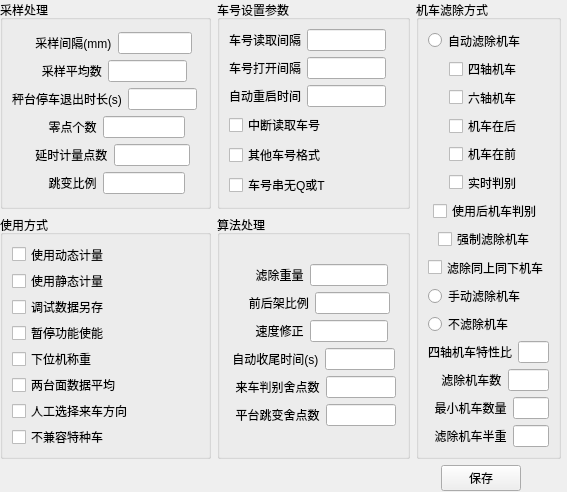
<?xml version="1.0" encoding="UTF-8"?>
<ui version="4.0">
 <class>GeneralParamWidget</class>
 <widget class="QWidget" name="GeneralParamWidget">
  <property name="geometry">
   <rect>
    <x>0</x>
    <y>0</y>
    <width>567</width>
    <height>492</height>
   </rect>
  </property>
  <property name="windowTitle">
   <string>通用参数设置</string>
  </property>
  <widget class="QWidget" name="layoutWidget">
   <property name="geometry">
    <rect>
     <x>0</x>
     <y>0</y>
     <width>561</width>
     <height>491</height>
    </rect>
   </property>
   <layout class="QVBoxLayout" name="verticalLayout_11">
    <item>
     <layout class="QGridLayout" name="gridLayout_2">
      <item row="0" column="0">
       <layout class="QGridLayout" name="gridLayout">
        <item row="0" column="0">
         <widget class="QGroupBox" name="groupBox_3">
          <property name="title">
           <string>采样处理</string>
          </property>
          <layout class="QVBoxLayout" name="verticalLayout_6">
           <item>
            <layout class="QVBoxLayout" name="verticalLayout_5">
             <item>
              <layout class="QHBoxLayout" name="horizontalLayout_23">
               <item>
                <widget class="QLabel" name="label_9">
                 <property name="text">
                  <string>       采样间隔(mm)</string>
                 </property>
                </widget>
               </item>
               <item>
                <widget class="QLineEdit" name="lineEdit_9"/>
               </item>
               <item>
                <spacer name="horizontalSpacer_23">
                 <property name="orientation">
                  <enum>Qt::Horizontal</enum>
                 </property>
                 <property name="sizeHint" stdset="0">
                  <size>
                   <width>40</width>
                   <height>20</height>
                  </size>
                 </property>
                </spacer>
               </item>
              </layout>
             </item>
             <item>
              <layout class="QHBoxLayout" name="horizontalLayout_22">
               <item>
                <widget class="QLabel" name="label_8">
                 <property name="text">
                  <string>         采样平均数</string>
                 </property>
                </widget>
               </item>
               <item>
                <widget class="QLineEdit" name="lineEdit_8"/>
               </item>
               <item>
                <spacer name="horizontalSpacer_22">
                 <property name="orientation">
                  <enum>Qt::Horizontal</enum>
                 </property>
                 <property name="sizeHint" stdset="0">
                  <size>
                   <width>40</width>
                   <height>20</height>
                  </size>
                 </property>
                </spacer>
               </item>
              </layout>
             </item>
             <item>
              <layout class="QHBoxLayout" name="horizontalLayout_24">
               <item>
                <widget class="QLabel" name="label_10">
                 <property name="text">
                  <string>秤台停车退出时长(s)</string>
                 </property>
                </widget>
               </item>
               <item>
                <widget class="QLineEdit" name="lineEdit_10"/>
               </item>
               <item>
                <spacer name="horizontalSpacer_24">
                 <property name="orientation">
                  <enum>Qt::Horizontal</enum>
                 </property>
                 <property name="sizeHint" stdset="0">
                  <size>
                   <width>40</width>
                   <height>20</height>
                  </size>
                 </property>
                </spacer>
               </item>
              </layout>
             </item>
             <item>
              <layout class="QHBoxLayout" name="horizontalLayout_25">
               <item>
                <widget class="QLabel" name="label_11">
                 <property name="text">
                  <string>           零点个数</string>
                 </property>
                </widget>
               </item>
               <item>
                <widget class="QLineEdit" name="lineEdit_11"/>
               </item>
               <item>
                <spacer name="horizontalSpacer_25">
                 <property name="orientation">
                  <enum>Qt::Horizontal</enum>
                 </property>
                 <property name="sizeHint" stdset="0">
                  <size>
                   <width>40</width>
                   <height>20</height>
                  </size>
                 </property>
                </spacer>
               </item>
              </layout>
             </item>
             <item>
              <layout class="QHBoxLayout" name="horizontalLayout_26">
               <item>
                <widget class="QLabel" name="label_12">
                 <property name="text">
                  <string>       延时计量点数</string>
                 </property>
                </widget>
               </item>
               <item>
                <widget class="QLineEdit" name="lineEdit_12"/>
               </item>
               <item>
                <spacer name="horizontalSpacer_26">
                 <property name="orientation">
                  <enum>Qt::Horizontal</enum>
                 </property>
                 <property name="sizeHint" stdset="0">
                  <size>
                   <width>40</width>
                   <height>20</height>
                  </size>
                 </property>
                </spacer>
               </item>
              </layout>
             </item>
             <item>
              <layout class="QHBoxLayout" name="horizontalLayout_27">
               <item>
                <widget class="QLabel" name="label_13">
                 <property name="text">
                  <string>           跳变比例</string>
                 </property>
                </widget>
               </item>
               <item>
                <widget class="QLineEdit" name="lineEdit_13"/>
               </item>
               <item>
                <spacer name="horizontalSpacer_27">
                 <property name="orientation">
                  <enum>Qt::Horizontal</enum>
                 </property>
                 <property name="sizeHint" stdset="0">
                  <size>
                   <width>40</width>
                   <height>20</height>
                  </size>
                 </property>
                </spacer>
               </item>
              </layout>
             </item>
            </layout>
           </item>
          </layout>
         </widget>
        </item>
        <item row="0" column="1">
         <widget class="QGroupBox" name="groupBox_2">
          <property name="title">
           <string>车号设置参数</string>
          </property>
          <layout class="QVBoxLayout" name="verticalLayout_4">
           <item>
            <layout class="QVBoxLayout" name="verticalLayout_3">
             <item>
              <layout class="QHBoxLayout" name="horizontalLayout_16">
               <item>
                <widget class="QLabel" name="label_5">
                 <property name="text">
                  <string>车号读取间隔</string>
                 </property>
                </widget>
               </item>
               <item>
                <widget class="QLineEdit" name="lineEdit_5"/>
               </item>
               <item>
                <spacer name="horizontalSpacer_16">
                 <property name="orientation">
                  <enum>Qt::Horizontal</enum>
                 </property>
                 <property name="sizeHint" stdset="0">
                  <size>
                   <width>40</width>
                   <height>20</height>
                  </size>
                 </property>
                </spacer>
               </item>
              </layout>
             </item>
             <item>
              <layout class="QHBoxLayout" name="horizontalLayout_17">
               <item>
                <widget class="QLabel" name="label_6">
                 <property name="text">
                  <string>车号打开间隔</string>
                 </property>
                </widget>
               </item>
               <item>
                <widget class="QLineEdit" name="lineEdit_6"/>
               </item>
               <item>
                <spacer name="horizontalSpacer_17">
                 <property name="orientation">
                  <enum>Qt::Horizontal</enum>
                 </property>
                 <property name="sizeHint" stdset="0">
                  <size>
                   <width>40</width>
                   <height>20</height>
                  </size>
                 </property>
                </spacer>
               </item>
              </layout>
             </item>
             <item>
              <layout class="QHBoxLayout" name="horizontalLayout_21">
               <item>
                <widget class="QLabel" name="label_7">
                 <property name="text">
                  <string>自动重启时间</string>
                 </property>
                </widget>
               </item>
               <item>
                <widget class="QLineEdit" name="lineEdit_7"/>
               </item>
               <item>
                <spacer name="horizontalSpacer_21">
                 <property name="orientation">
                  <enum>Qt::Horizontal</enum>
                 </property>
                 <property name="sizeHint" stdset="0">
                  <size>
                   <width>40</width>
                   <height>20</height>
                  </size>
                 </property>
                </spacer>
               </item>
              </layout>
             </item>
             <item>
              <layout class="QHBoxLayout" name="horizontalLayout_18">
               <item>
                <widget class="QCheckBox" name="checkBox_9">
                 <property name="text">
                  <string>中断读取车号</string>
                 </property>
                </widget>
               </item>
               <item>
                <spacer name="horizontalSpacer_18">
                 <property name="orientation">
                  <enum>Qt::Horizontal</enum>
                 </property>
                 <property name="sizeHint" stdset="0">
                  <size>
                   <width>40</width>
                   <height>20</height>
                  </size>
                 </property>
                </spacer>
               </item>
              </layout>
             </item>
             <item>
              <layout class="QHBoxLayout" name="horizontalLayout_19">
               <item>
                <widget class="QCheckBox" name="checkBox_10">
                 <property name="text">
                  <string>其他车号格式</string>
                 </property>
                </widget>
               </item>
               <item>
                <spacer name="horizontalSpacer_19">
                 <property name="orientation">
                  <enum>Qt::Horizontal</enum>
                 </property>
                 <property name="sizeHint" stdset="0">
                  <size>
                   <width>40</width>
                   <height>20</height>
                  </size>
                 </property>
                </spacer>
               </item>
              </layout>
             </item>
             <item>
              <layout class="QHBoxLayout" name="horizontalLayout_20">
               <item>
                <widget class="QCheckBox" name="checkBox_11">
                 <property name="text">
                  <string>车号串无Q或T</string>
                 </property>
                </widget>
               </item>
               <item>
                <spacer name="horizontalSpacer_20">
                 <property name="orientation">
                  <enum>Qt::Horizontal</enum>
                 </property>
                 <property name="sizeHint" stdset="0">
                  <size>
                   <width>40</width>
                   <height>20</height>
                  </size>
                 </property>
                </spacer>
               </item>
              </layout>
             </item>
            </layout>
           </item>
          </layout>
         </widget>
        </item>
        <item row="1" column="0">
         <widget class="QGroupBox" name="groupBox_5">
          <property name="title">
           <string>使用方式</string>
          </property>
          <layout class="QVBoxLayout" name="verticalLayout_10">
           <item>
            <layout class="QVBoxLayout" name="verticalLayout_9">
             <item>
              <layout class="QHBoxLayout" name="horizontalLayout_37">
               <item>
                <widget class="QCheckBox" name="checkBox_14">
                 <property name="text">
                  <string>使用动态计量</string>
                 </property>
                </widget>
               </item>
               <item>
                <spacer name="horizontalSpacer_37">
                 <property name="orientation">
                  <enum>Qt::Horizontal</enum>
                 </property>
                 <property name="sizeHint" stdset="0">
                  <size>
                   <width>40</width>
                   <height>20</height>
                  </size>
                 </property>
                </spacer>
               </item>
              </layout>
             </item>
             <item>
              <layout class="QHBoxLayout" name="horizontalLayout_38">
               <item>
                <widget class="QCheckBox" name="checkBox_15">
                 <property name="text">
                  <string>使用静态计量</string>
                 </property>
                </widget>
               </item>
               <item>
                <spacer name="horizontalSpacer_38">
                 <property name="orientation">
                  <enum>Qt::Horizontal</enum>
                 </property>
                 <property name="sizeHint" stdset="0">
                  <size>
                   <width>40</width>
                   <height>20</height>
                  </size>
                 </property>
                </spacer>
               </item>
              </layout>
             </item>
             <item>
              <layout class="QHBoxLayout" name="horizontalLayout_39">
               <item>
                <widget class="QCheckBox" name="checkBox_16">
                 <property name="text">
                  <string>调试数据另存</string>
                 </property>
                </widget>
               </item>
               <item>
                <spacer name="horizontalSpacer_39">
                 <property name="orientation">
                  <enum>Qt::Horizontal</enum>
                 </property>
                 <property name="sizeHint" stdset="0">
                  <size>
                   <width>40</width>
                   <height>20</height>
                  </size>
                 </property>
                </spacer>
               </item>
              </layout>
             </item>
             <item>
              <layout class="QHBoxLayout" name="horizontalLayout_40">
               <item>
                <widget class="QCheckBox" name="checkBox_17">
                 <property name="text">
                  <string>暂停功能使能</string>
                 </property>
                </widget>
               </item>
               <item>
                <spacer name="horizontalSpacer_40">
                 <property name="orientation">
                  <enum>Qt::Horizontal</enum>
                 </property>
                 <property name="sizeHint" stdset="0">
                  <size>
                   <width>40</width>
                   <height>20</height>
                  </size>
                 </property>
                </spacer>
               </item>
              </layout>
             </item>
             <item>
              <layout class="QHBoxLayout" name="horizontalLayout_41">
               <item>
                <widget class="QCheckBox" name="checkBox_18">
                 <property name="text">
                  <string>下位机称重</string>
                 </property>
                </widget>
               </item>
               <item>
                <spacer name="horizontalSpacer_41">
                 <property name="orientation">
                  <enum>Qt::Horizontal</enum>
                 </property>
                 <property name="sizeHint" stdset="0">
                  <size>
                   <width>40</width>
                   <height>20</height>
                  </size>
                 </property>
                </spacer>
               </item>
              </layout>
             </item>
             <item>
              <layout class="QHBoxLayout" name="horizontalLayout_34">
               <item>
                <widget class="QCheckBox" name="checkBox_12">
                 <property name="text">
                  <string>两台面数据平均</string>
                 </property>
                </widget>
               </item>
               <item>
                <spacer name="horizontalSpacer_34">
                 <property name="orientation">
                  <enum>Qt::Horizontal</enum>
                 </property>
                 <property name="sizeHint" stdset="0">
                  <size>
                   <width>40</width>
                   <height>20</height>
                  </size>
                 </property>
                </spacer>
               </item>
              </layout>
             </item>
             <item>
              <layout class="QHBoxLayout" name="horizontalLayout_35">
               <item>
                <widget class="QCheckBox" name="checkBox_13">
                 <property name="text">
                  <string>人工选择来车方向</string>
                 </property>
                </widget>
               </item>
               <item>
                <spacer name="horizontalSpacer_35">
                 <property name="orientation">
                  <enum>Qt::Horizontal</enum>
                 </property>
                 <property name="sizeHint" stdset="0">
                  <size>
                   <width>40</width>
                   <height>20</height>
                  </size>
                 </property>
                </spacer>
               </item>
              </layout>
             </item>
             <item>
              <layout class="QHBoxLayout" name="horizontalLayout_42">
               <item>
                <widget class="QCheckBox" name="checkBox_19">
                 <property name="text">
                  <string>不兼容特种车</string>
                 </property>
                </widget>
               </item>
               <item>
                <spacer name="horizontalSpacer_42">
                 <property name="orientation">
                  <enum>Qt::Horizontal</enum>
                 </property>
                 <property name="sizeHint" stdset="0">
                  <size>
                   <width>40</width>
                   <height>20</height>
                  </size>
                 </property>
                </spacer>
               </item>
              </layout>
             </item>
            </layout>
           </item>
          </layout>
         </widget>
        </item>
        <item row="1" column="1">
         <widget class="QGroupBox" name="groupBox_4">
          <property name="title">
           <string>算法处理</string>
          </property>
          <layout class="QVBoxLayout" name="verticalLayout_8">
           <item>
            <layout class="QVBoxLayout" name="verticalLayout_7">
             <item>
              <layout class="QHBoxLayout" name="horizontalLayout_28">
               <item>
                <widget class="QLabel" name="label_14">
                 <property name="text">
                  <string>        滤除重量</string>
                 </property>
                </widget>
               </item>
               <item>
                <widget class="QLineEdit" name="lineEdit_14"/>
               </item>
               <item>
                <spacer name="horizontalSpacer_28">
                 <property name="orientation">
                  <enum>Qt::Horizontal</enum>
                 </property>
                 <property name="sizeHint" stdset="0">
                  <size>
                   <width>40</width>
                   <height>20</height>
                  </size>
                 </property>
                </spacer>
               </item>
              </layout>
             </item>
             <item>
              <layout class="QHBoxLayout" name="horizontalLayout_29">
               <item>
                <widget class="QLabel" name="label_15">
                 <property name="text">
                  <string>      前后架比例</string>
                 </property>
                </widget>
               </item>
               <item>
                <widget class="QLineEdit" name="lineEdit_15"/>
               </item>
               <item>
                <spacer name="horizontalSpacer_29">
                 <property name="orientation">
                  <enum>Qt::Horizontal</enum>
                 </property>
                 <property name="sizeHint" stdset="0">
                  <size>
                   <width>40</width>
                   <height>20</height>
                  </size>
                 </property>
                </spacer>
               </item>
              </layout>
             </item>
             <item>
              <layout class="QHBoxLayout" name="horizontalLayout_30">
               <item>
                <widget class="QLabel" name="label_16">
                 <property name="text">
                  <string>        速度修正</string>
                 </property>
                </widget>
               </item>
               <item>
                <widget class="QLineEdit" name="lineEdit_16"/>
               </item>
               <item>
                <spacer name="horizontalSpacer_30">
                 <property name="orientation">
                  <enum>Qt::Horizontal</enum>
                 </property>
                 <property name="sizeHint" stdset="0">
                  <size>
                   <width>40</width>
                   <height>20</height>
                  </size>
                 </property>
                </spacer>
               </item>
              </layout>
             </item>
             <item>
              <layout class="QHBoxLayout" name="horizontalLayout_31">
               <item>
                <widget class="QLabel" name="label_17">
                 <property name="text">
                  <string> 自动收尾时间(s)</string>
                 </property>
                </widget>
               </item>
               <item>
                <widget class="QLineEdit" name="lineEdit_17"/>
               </item>
               <item>
                <spacer name="horizontalSpacer_31">
                 <property name="orientation">
                  <enum>Qt::Horizontal</enum>
                 </property>
                 <property name="sizeHint" stdset="0">
                  <size>
                   <width>40</width>
                   <height>20</height>
                  </size>
                 </property>
                </spacer>
               </item>
              </layout>
             </item>
             <item>
              <layout class="QHBoxLayout" name="horizontalLayout_32">
               <item>
                <widget class="QLabel" name="label_18">
                 <property name="text">
                  <string>  来车判别舍点数</string>
                 </property>
                </widget>
               </item>
               <item>
                <widget class="QLineEdit" name="lineEdit_18"/>
               </item>
               <item>
                <spacer name="horizontalSpacer_32">
                 <property name="orientation">
                  <enum>Qt::Horizontal</enum>
                 </property>
                 <property name="sizeHint" stdset="0">
                  <size>
                   <width>40</width>
                   <height>20</height>
                  </size>
                 </property>
                </spacer>
               </item>
              </layout>
             </item>
             <item>
              <layout class="QHBoxLayout" name="horizontalLayout_33">
               <item>
                <widget class="QLabel" name="label_19">
                 <property name="text">
                  <string>  平台跳变舍点数</string>
                 </property>
                </widget>
               </item>
               <item>
                <widget class="QLineEdit" name="lineEdit_19"/>
               </item>
               <item>
                <spacer name="horizontalSpacer_33">
                 <property name="orientation">
                  <enum>Qt::Horizontal</enum>
                 </property>
                 <property name="sizeHint" stdset="0">
                  <size>
                   <width>40</width>
                   <height>20</height>
                  </size>
                 </property>
                </spacer>
               </item>
              </layout>
             </item>
            </layout>
           </item>
          </layout>
         </widget>
        </item>
       </layout>
      </item>
      <item row="0" column="1">
       <widget class="QGroupBox" name="groupBox">
        <property name="title">
         <string>机车滤除方式</string>
        </property>
        <layout class="QVBoxLayout" name="verticalLayout_2">
         <item>
          <layout class="QVBoxLayout" name="verticalLayout">
           <item>
            <layout class="QHBoxLayout" name="horizontalLayout_6">
             <item>
              <widget class="QRadioButton" name="radioButton">
               <property name="text">
                <string>自动滤除机车</string>
               </property>
              </widget>
             </item>
             <item>
              <spacer name="horizontalSpacer_6">
               <property name="orientation">
                <enum>Qt::Horizontal</enum>
               </property>
               <property name="sizeHint" stdset="0">
                <size>
                 <width>40</width>
                 <height>20</height>
                </size>
               </property>
              </spacer>
             </item>
            </layout>
           </item>
           <item>
            <layout class="QHBoxLayout" name="horizontalLayout">
             <item>
              <spacer name="horizontalSpacer">
               <property name="orientation">
                <enum>Qt::Horizontal</enum>
               </property>
               <property name="sizeType">
                <enum>QSizePolicy::Expanding</enum>
               </property>
               <property name="sizeHint" stdset="0">
                <size>
                 <width>40</width>
                 <height>20</height>
                </size>
               </property>
              </spacer>
             </item>
             <item>
              <widget class="QCheckBox" name="checkBox">
               <property name="text">
                <string>四轴机车        </string>
               </property>
              </widget>
             </item>
            </layout>
           </item>
           <item>
            <layout class="QHBoxLayout" name="horizontalLayout_2">
             <item>
              <spacer name="horizontalSpacer_2">
               <property name="orientation">
                <enum>Qt::Horizontal</enum>
               </property>
               <property name="sizeHint" stdset="0">
                <size>
                 <width>40</width>
                 <height>20</height>
                </size>
               </property>
              </spacer>
             </item>
             <item>
              <widget class="QCheckBox" name="checkBox_2">
               <property name="text">
                <string>六轴机车        </string>
               </property>
              </widget>
             </item>
            </layout>
           </item>
           <item>
            <layout class="QHBoxLayout" name="horizontalLayout_3">
             <item>
              <spacer name="horizontalSpacer_3">
               <property name="orientation">
                <enum>Qt::Horizontal</enum>
               </property>
               <property name="sizeHint" stdset="0">
                <size>
                 <width>40</width>
                 <height>20</height>
                </size>
               </property>
              </spacer>
             </item>
             <item>
              <widget class="QCheckBox" name="checkBox_3">
               <property name="text">
                <string>机车在后        </string>
               </property>
              </widget>
             </item>
            </layout>
           </item>
           <item>
            <layout class="QHBoxLayout" name="horizontalLayout_4">
             <item>
              <spacer name="horizontalSpacer_4">
               <property name="orientation">
                <enum>Qt::Horizontal</enum>
               </property>
               <property name="sizeHint" stdset="0">
                <size>
                 <width>40</width>
                 <height>20</height>
                </size>
               </property>
              </spacer>
             </item>
             <item>
              <widget class="QCheckBox" name="checkBox_4">
               <property name="text">
                <string>机车在前        </string>
               </property>
              </widget>
             </item>
            </layout>
           </item>
           <item>
            <layout class="QHBoxLayout" name="horizontalLayout_5">
             <item>
              <spacer name="horizontalSpacer_5">
               <property name="orientation">
                <enum>Qt::Horizontal</enum>
               </property>
               <property name="sizeHint" stdset="0">
                <size>
                 <width>40</width>
                 <height>20</height>
                </size>
               </property>
              </spacer>
             </item>
             <item>
              <widget class="QCheckBox" name="checkBox_5">
               <property name="text">
                <string>实时判别        </string>
               </property>
              </widget>
             </item>
            </layout>
           </item>
           <item>
            <layout class="QHBoxLayout" name="horizontalLayout_9">
             <item>
              <spacer name="horizontalSpacer_13">
               <property name="orientation">
                <enum>Qt::Horizontal</enum>
               </property>
               <property name="sizeHint" stdset="0">
                <size>
                 <width>40</width>
                 <height>20</height>
                </size>
               </property>
              </spacer>
             </item>
             <item>
              <widget class="QCheckBox" name="checkBox_6">
               <property name="text">
                <string>使用后机车判别  </string>
               </property>
              </widget>
             </item>
            </layout>
           </item>
           <item>
            <layout class="QHBoxLayout" name="horizontalLayout_14">
             <item>
              <spacer name="horizontalSpacer_14">
               <property name="orientation">
                <enum>Qt::Horizontal</enum>
               </property>
               <property name="sizeHint" stdset="0">
                <size>
                 <width>40</width>
                 <height>20</height>
                </size>
               </property>
              </spacer>
             </item>
             <item>
              <widget class="QCheckBox" name="checkBox_7">
               <property name="text">
                <string>强制滤除机车    </string>
               </property>
              </widget>
             </item>
            </layout>
           </item>
           <item>
            <layout class="QHBoxLayout" name="horizontalLayout_15">
             <item>
              <spacer name="horizontalSpacer_15">
               <property name="orientation">
                <enum>Qt::Horizontal</enum>
               </property>
               <property name="sizeHint" stdset="0">
                <size>
                 <width>40</width>
                 <height>20</height>
                </size>
               </property>
              </spacer>
             </item>
             <item>
              <widget class="QCheckBox" name="checkBox_8">
               <property name="text">
                <string>滤除同上同下机车</string>
               </property>
              </widget>
             </item>
            </layout>
           </item>
           <item>
            <layout class="QHBoxLayout" name="horizontalLayout_7">
             <item>
              <widget class="QRadioButton" name="radioButton_2">
               <property name="text">
                <string>手动滤除机车</string>
               </property>
              </widget>
             </item>
             <item>
              <spacer name="horizontalSpacer_7">
               <property name="orientation">
                <enum>Qt::Horizontal</enum>
               </property>
               <property name="sizeHint" stdset="0">
                <size>
                 <width>40</width>
                 <height>20</height>
                </size>
               </property>
              </spacer>
             </item>
            </layout>
           </item>
           <item>
            <layout class="QHBoxLayout" name="horizontalLayout_8">
             <item>
              <widget class="QRadioButton" name="radioButton_3">
               <property name="text">
                <string>不滤除机车</string>
               </property>
              </widget>
             </item>
             <item>
              <spacer name="horizontalSpacer_8">
               <property name="orientation">
                <enum>Qt::Horizontal</enum>
               </property>
               <property name="sizeHint" stdset="0">
                <size>
                 <width>40</width>
                 <height>20</height>
                </size>
               </property>
              </spacer>
             </item>
            </layout>
           </item>
           <item>
            <layout class="QHBoxLayout" name="horizontalLayout_10">
             <item>
              <widget class="QLabel" name="label">
               <property name="text">
                <string>四轴机车特性比</string>
               </property>
              </widget>
             </item>
             <item>
              <widget class="QLineEdit" name="lineEdit"/>
             </item>
             <item>
              <spacer name="horizontalSpacer_9">
               <property name="orientation">
                <enum>Qt::Horizontal</enum>
               </property>
               <property name="sizeHint" stdset="0">
                <size>
                 <width>40</width>
                 <height>20</height>
                </size>
               </property>
              </spacer>
             </item>
            </layout>
           </item>
           <item>
            <layout class="QHBoxLayout" name="horizontalLayout_11">
             <item>
              <widget class="QLabel" name="label_2">
               <property name="text">
                <string>    滤除机车数</string>
               </property>
              </widget>
             </item>
             <item>
              <widget class="QLineEdit" name="lineEdit_2"/>
             </item>
             <item>
              <spacer name="horizontalSpacer_10">
               <property name="orientation">
                <enum>Qt::Horizontal</enum>
               </property>
               <property name="sizeHint" stdset="0">
                <size>
                 <width>40</width>
                 <height>20</height>
                </size>
               </property>
              </spacer>
             </item>
            </layout>
           </item>
           <item>
            <layout class="QHBoxLayout" name="horizontalLayout_12">
             <item>
              <widget class="QLabel" name="label_3">
               <property name="text">
                <string>  最小机车数量</string>
               </property>
              </widget>
             </item>
             <item>
              <widget class="QLineEdit" name="lineEdit_3"/>
             </item>
             <item>
              <spacer name="horizontalSpacer_11">
               <property name="orientation">
                <enum>Qt::Horizontal</enum>
               </property>
               <property name="sizeHint" stdset="0">
                <size>
                 <width>40</width>
                 <height>20</height>
                </size>
               </property>
              </spacer>
             </item>
            </layout>
           </item>
           <item>
            <layout class="QHBoxLayout" name="horizontalLayout_13">
             <item>
              <widget class="QLabel" name="label_4">
               <property name="text">
                <string>  滤除机车半重</string>
               </property>
              </widget>
             </item>
             <item>
              <widget class="QLineEdit" name="lineEdit_4"/>
             </item>
             <item>
              <spacer name="horizontalSpacer_12">
               <property name="orientation">
                <enum>Qt::Horizontal</enum>
               </property>
               <property name="sizeHint" stdset="0">
                <size>
                 <width>40</width>
                 <height>20</height>
                </size>
               </property>
              </spacer>
             </item>
            </layout>
           </item>
          </layout>
         </item>
        </layout>
       </widget>
      </item>
     </layout>
    </item>
    <item>
     <layout class="QHBoxLayout" name="horizontalLayout_43">
      <item>
       <spacer name="horizontalSpacer_43">
        <property name="orientation">
         <enum>Qt::Horizontal</enum>
        </property>
        <property name="sizeHint" stdset="0">
         <size>
          <width>40</width>
          <height>20</height>
         </size>
        </property>
       </spacer>
      </item>
      <item>
       <widget class="QPushButton" name="saveBtn">
        <property name="text">
         <string>保存</string>
        </property>
       </widget>
      </item>
      <item>
       <spacer name="horizontalSpacer_44">
        <property name="orientation">
         <enum>Qt::Horizontal</enum>
        </property>
        <property name="sizeType">
         <enum>QSizePolicy::Minimum</enum>
        </property>
        <property name="sizeHint" stdset="0">
         <size>
          <width>40</width>
          <height>20</height>
         </size>
        </property>
       </spacer>
      </item>
     </layout>
    </item>
   </layout>
  </widget>
 </widget>
 <resources/>
 <connections/>
</ui>
